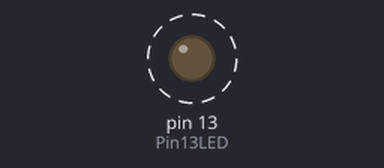
The sketch below on a simulated Arduino Uno, built with avr-gcc and run on an emulated ATmega328P. On the bench: output pins drawn as LEDs (lit = HIGH). Dashed ring = blinking. Pins used as bus, display or sensor lines are not drawn.

Above: at 0.2 s.
Timing chart, 0 to 3.0 s (numbered marks = the images above):
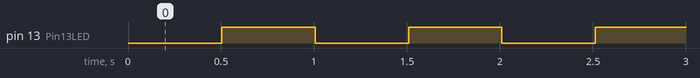

The sketch:

rs485-tx.ino
```cpp
#include <SoftwareSerial.h>

#define SSerialRX        10
#define SSerialTX        11
#define SSerialTxControl 3
#define RS485Transmit    HIGH
#define RS485Receive     LOW

#define Pin13LED         13

SoftwareSerial RS485Serial(SSerialRX, SSerialTX); // RX, TX

/*-----( Declare Variables )-----*/
int byteReceived;
int byteSend;

void setup(){
  Serial.begin(9600);

  pinMode(Pin13LED, OUTPUT);
  pinMode(SSerialTxControl, OUTPUT);

  digitalWrite(SSerialTxControl, RS485Receive);  // Init Transceiver

  RS485Serial.begin(4800);

}

byte stato = 0;

void loop(){

    digitalWrite(SSerialTxControl, RS485Transmit);
    RS485Serial.write(stato);

    digitalWrite(Pin13LED, stato);
    delay(500);
    digitalWrite(SSerialTxControl, RS485Receive);  // Disable RS485 Transmit
    stato = !stato;
}
```

Measured:
- by itself, pin 13 (Pin13LED): alternates HIGH for 0.50 s and LOW for 0.50 s
